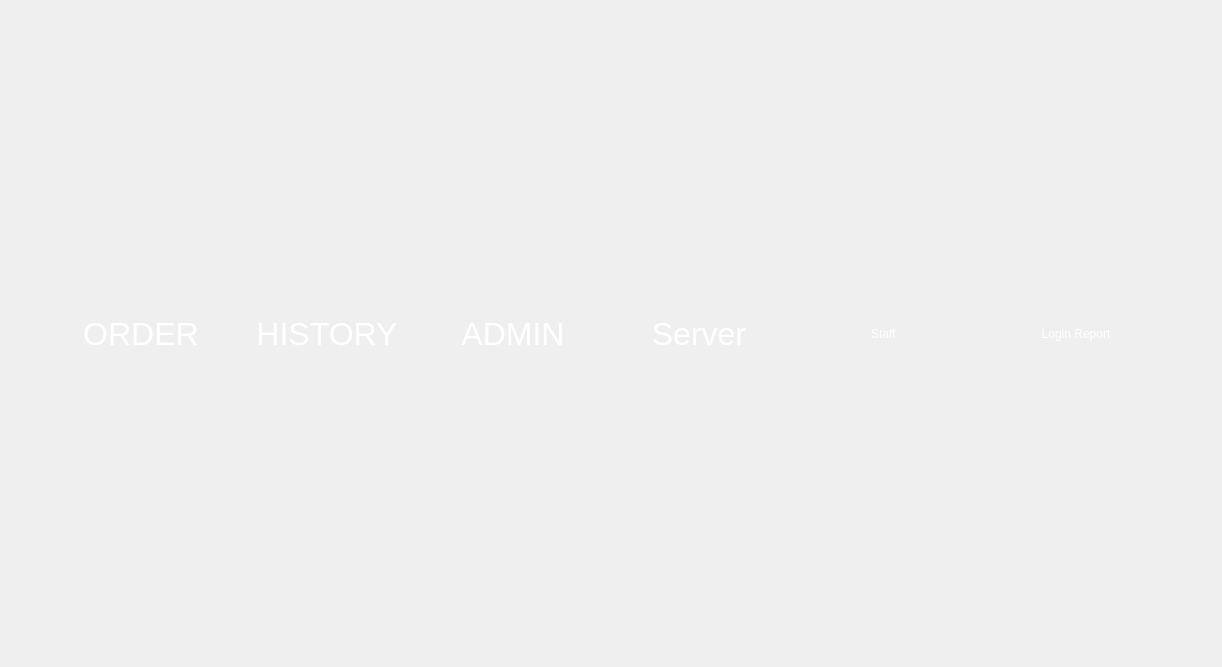
<?xml version="1.0" encoding="UTF-8"?>
<ui version="4.0">
 <class>menuButtons</class>
 <widget class="QWidget" name="menuButtons">
  <property name="geometry">
   <rect>
    <x>0</x>
    <y>0</y>
    <width>1157</width>
    <height>667</height>
   </rect>
  </property>
  <property name="windowTitle">
   <string>Form</string>
  </property>
  <property name="styleSheet">
   <string notr="true"/>
  </property>
  <layout class="QHBoxLayout" name="horizontalLayout">
   <item>
    <spacer name="horizontalSpacer">
     <property name="orientation">
      <enum>Qt::Horizontal</enum>
     </property>
     <property name="sizeType">
      <enum>QSizePolicy::Minimum</enum>
     </property>
     <property name="sizeHint" stdset="0">
      <size>
       <width>40</width>
       <height>20</height>
      </size>
     </property>
    </spacer>
   </item>
   <item>
    <layout class="QGridLayout" name="gridLayout">
     <item row="1" column="0">
      <widget class="QPushButton" name="btnOrder">
       <property name="minimumSize">
        <size>
         <width>180</width>
         <height>105</height>
        </size>
       </property>
       <property name="maximumSize">
        <size>
         <width>300</width>
         <height>175</height>
        </size>
       </property>
       <property name="sizeIncrement">
        <size>
         <width>0</width>
         <height>0</height>
        </size>
       </property>
       <property name="font">
        <font>
         <family>MS Shell Dlg 2</family>
         <pointsize>24</pointsize>
         <weight>50</weight>
         <italic>false</italic>
         <bold>false</bold>
        </font>
       </property>
       <property name="styleSheet">
        <string notr="true">QPushButton
{
	border-radius: 20px;
	color : white;
	border-image: url(:/img/img/ButtonBackground.jpg);
	font: 24pt &quot;MS Shell Dlg 2&quot;;
}</string>
       </property>
       <property name="text">
        <string>ORDER</string>
       </property>
      </widget>
     </item>
     <item row="1" column="1">
      <spacer name="horizontalSpacer_5">
       <property name="orientation">
        <enum>Qt::Horizontal</enum>
       </property>
       <property name="sizeType">
        <enum>QSizePolicy::Maximum</enum>
       </property>
       <property name="sizeHint" stdset="0">
        <size>
         <width>40</width>
         <height>20</height>
        </size>
       </property>
      </spacer>
     </item>
     <item row="1" column="4">
      <widget class="QPushButton" name="btnAdmin">
       <property name="minimumSize">
        <size>
         <width>180</width>
         <height>105</height>
        </size>
       </property>
       <property name="maximumSize">
        <size>
         <width>300</width>
         <height>175</height>
        </size>
       </property>
       <property name="font">
        <font>
         <family>MS Shell Dlg 2</family>
         <pointsize>24</pointsize>
         <weight>50</weight>
         <italic>false</italic>
         <bold>false</bold>
        </font>
       </property>
       <property name="styleSheet">
        <string notr="true">QPushButton
{
	border-radius: 20px;
	color : white;
	border-image: url(:/img/img/ButtonBackground.jpg);
	font: 24pt &quot;MS Shell Dlg 2&quot;;
}</string>
       </property>
       <property name="text">
        <string>ADMIN</string>
       </property>
      </widget>
     </item>
     <item row="1" column="2">
      <widget class="QPushButton" name="btnBillHistory">
       <property name="minimumSize">
        <size>
         <width>180</width>
         <height>105</height>
        </size>
       </property>
       <property name="maximumSize">
        <size>
         <width>300</width>
         <height>175</height>
        </size>
       </property>
       <property name="font">
        <font>
         <family>MS Shell Dlg 2</family>
         <pointsize>24</pointsize>
         <weight>50</weight>
         <italic>false</italic>
         <bold>false</bold>
        </font>
       </property>
       <property name="styleSheet">
        <string notr="true">QPushButton
{
	border-radius: 20px;
	color : white;
	border-image: url(:/img/img/ButtonBackground.jpg);
	font: 24pt &quot;MS Shell Dlg 2&quot;;
}
</string>
       </property>
       <property name="text">
        <string>HISTORY</string>
       </property>
      </widget>
     </item>
     <item row="1" column="3">
      <spacer name="horizontalSpacer_3">
       <property name="orientation">
        <enum>Qt::Horizontal</enum>
       </property>
       <property name="sizeType">
        <enum>QSizePolicy::Maximum</enum>
       </property>
       <property name="sizeHint" stdset="0">
        <size>
         <width>40</width>
         <height>20</height>
        </size>
       </property>
      </spacer>
     </item>
     <item row="1" column="9">
      <spacer name="horizontalSpacer_2">
       <property name="orientation">
        <enum>Qt::Horizontal</enum>
       </property>
       <property name="sizeType">
        <enum>QSizePolicy::Maximum</enum>
       </property>
       <property name="sizeHint" stdset="0">
        <size>
         <width>40</width>
         <height>20</height>
        </size>
       </property>
      </spacer>
     </item>
     <item row="1" column="10">
      <widget class="QPushButton" name="btnlogin">
       <property name="minimumSize">
        <size>
         <width>190</width>
         <height>105</height>
        </size>
       </property>
       <property name="maximumSize">
        <size>
         <width>310</width>
         <height>175</height>
        </size>
       </property>
       <property name="styleSheet">
        <string notr="true">QPushButton
{
	border-radius: 20px;
	color : white;
	border-image: url(:/img/img/ButtonBackground.jpg);
	font: 24pt &quot;MS Shell Dlg 2&quot;;
}</string>
       </property>
       <property name="text">
        <string>Login Report</string>
       </property>
      </widget>
     </item>
     <item row="1" column="8">
      <widget class="QPushButton" name="btnStaff">
       <property name="minimumSize">
        <size>
         <width>180</width>
         <height>105</height>
        </size>
       </property>
       <property name="maximumSize">
        <size>
         <width>300</width>
         <height>175</height>
        </size>
       </property>
       <property name="styleSheet">
        <string notr="true">QPushButton
{
	border-radius: 20px;
	color : white;
	border-image: url(:/img/img/ButtonBackground.jpg);
	font: 24pt &quot;MS Shell Dlg 2&quot;;
}</string>
       </property>
       <property name="text">
        <string>Staff </string>
       </property>
      </widget>
     </item>
     <item row="3" column="0">
      <spacer name="verticalSpacer_2">
       <property name="orientation">
        <enum>Qt::Vertical</enum>
       </property>
       <property name="sizeType">
        <enum>QSizePolicy::Preferred</enum>
       </property>
       <property name="sizeHint" stdset="0">
        <size>
         <width>20</width>
         <height>40</height>
        </size>
       </property>
      </spacer>
     </item>
     <item row="1" column="6">
      <widget class="QPushButton" name="btnServer">
       <property name="minimumSize">
        <size>
         <width>180</width>
         <height>105</height>
        </size>
       </property>
       <property name="maximumSize">
        <size>
         <width>300</width>
         <height>175</height>
        </size>
       </property>
       <property name="font">
        <font>
         <family>MS Shell Dlg 2</family>
         <pointsize>24</pointsize>
         <weight>50</weight>
         <italic>false</italic>
         <bold>false</bold>
        </font>
       </property>
       <property name="styleSheet">
        <string notr="true">QPushButton
{
	border-radius: 20px;
	color : white;
	border-image: url(:/img/img/ButtonBackground.jpg);
	font: 24pt &quot;MS Shell Dlg 2&quot;;
}</string>
       </property>
       <property name="text">
        <string>Server</string>
       </property>
      </widget>
     </item>
     <item row="1" column="5">
      <spacer name="horizontalSpacer_4">
       <property name="orientation">
        <enum>Qt::Horizontal</enum>
       </property>
       <property name="sizeType">
        <enum>QSizePolicy::Maximum</enum>
       </property>
       <property name="sizeHint" stdset="0">
        <size>
         <width>40</width>
         <height>20</height>
        </size>
       </property>
      </spacer>
     </item>
     <item row="1" column="7">
      <spacer name="horizontalSpacer_6">
       <property name="orientation">
        <enum>Qt::Horizontal</enum>
       </property>
       <property name="sizeType">
        <enum>QSizePolicy::Maximum</enum>
       </property>
       <property name="sizeHint" stdset="0">
        <size>
         <width>40</width>
         <height>20</height>
        </size>
       </property>
      </spacer>
     </item>
     <item row="0" column="0">
      <spacer name="verticalSpacer_3">
       <property name="orientation">
        <enum>Qt::Vertical</enum>
       </property>
       <property name="sizeType">
        <enum>QSizePolicy::Preferred</enum>
       </property>
       <property name="sizeHint" stdset="0">
        <size>
         <width>20</width>
         <height>40</height>
        </size>
       </property>
      </spacer>
     </item>
    </layout>
   </item>
   <item>
    <spacer name="horizontalSpacer_11">
     <property name="orientation">
      <enum>Qt::Horizontal</enum>
     </property>
     <property name="sizeType">
      <enum>QSizePolicy::Minimum</enum>
     </property>
     <property name="sizeHint" stdset="0">
      <size>
       <width>40</width>
       <height>20</height>
      </size>
     </property>
    </spacer>
   </item>
  </layout>
 </widget>
 <resources/>
 <connections/>
</ui>
